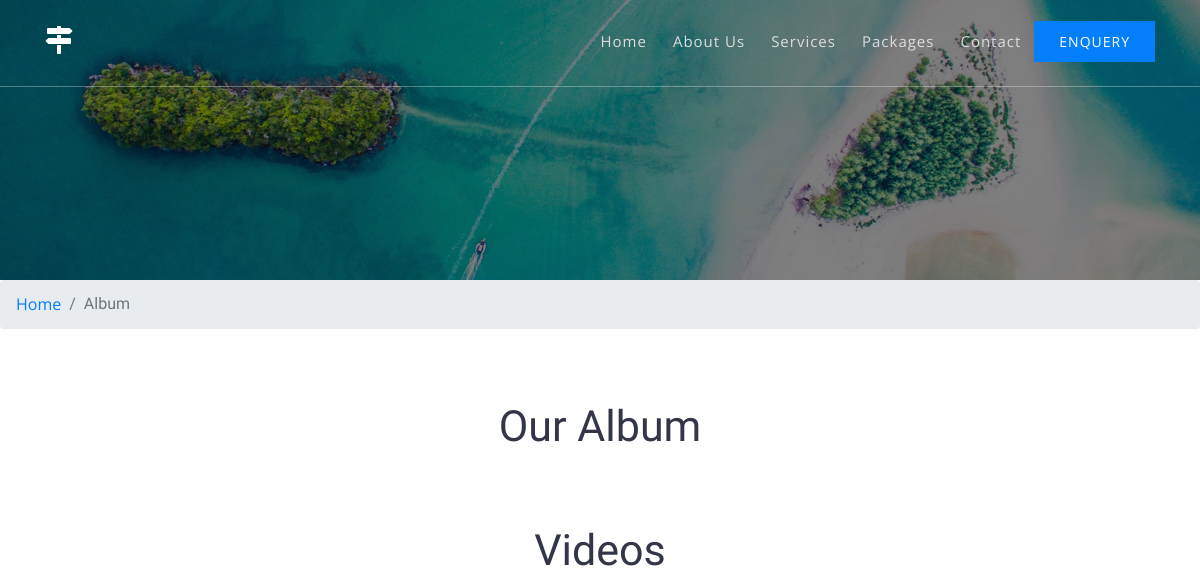
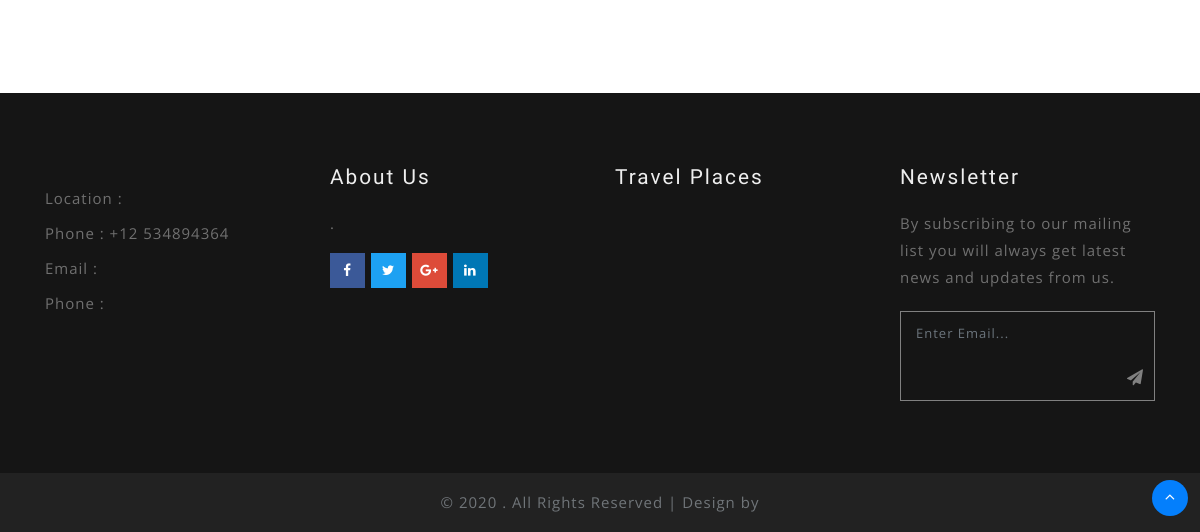
Before: /album/ with the older database file (2 pictures, top to bottom).
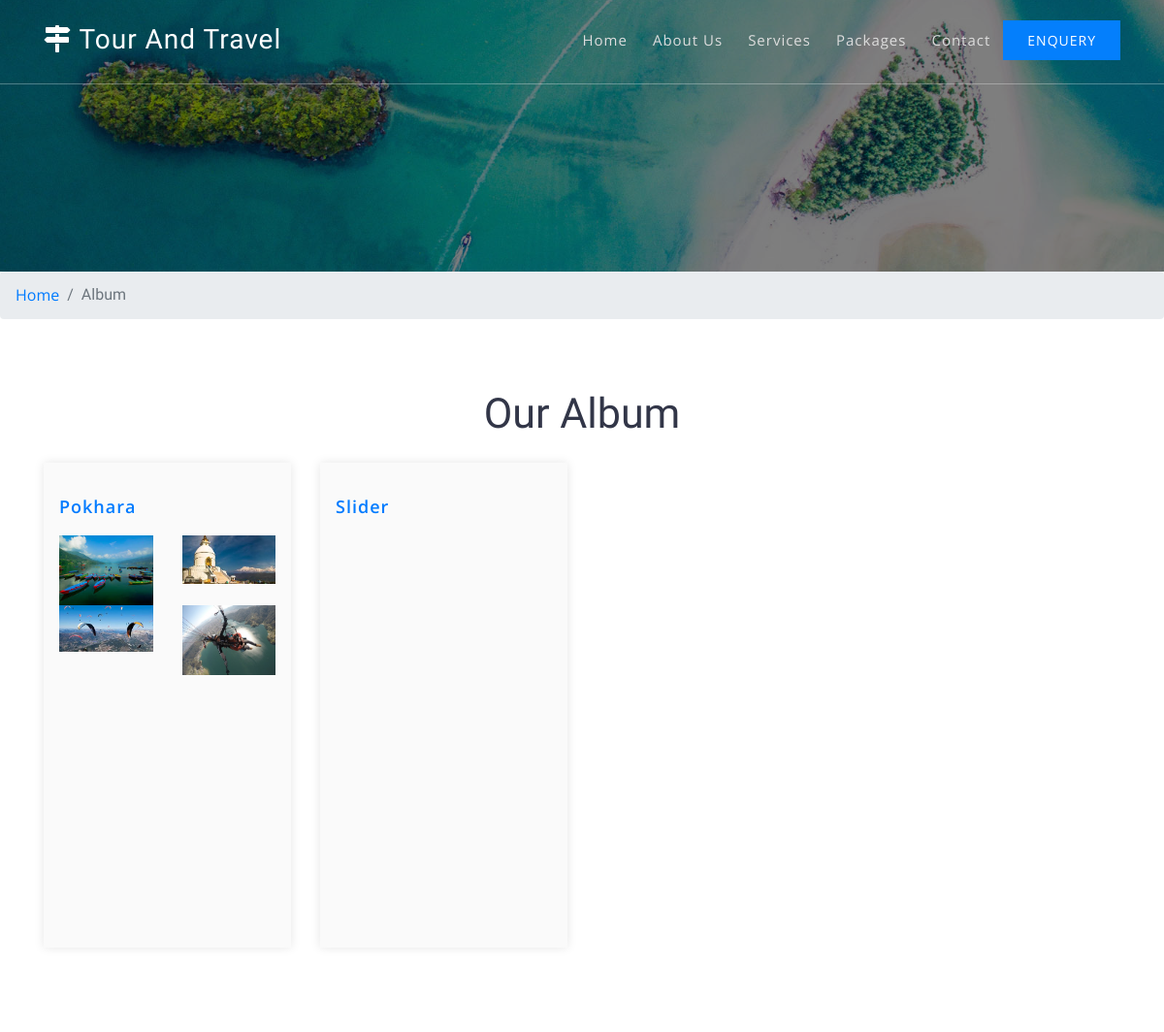
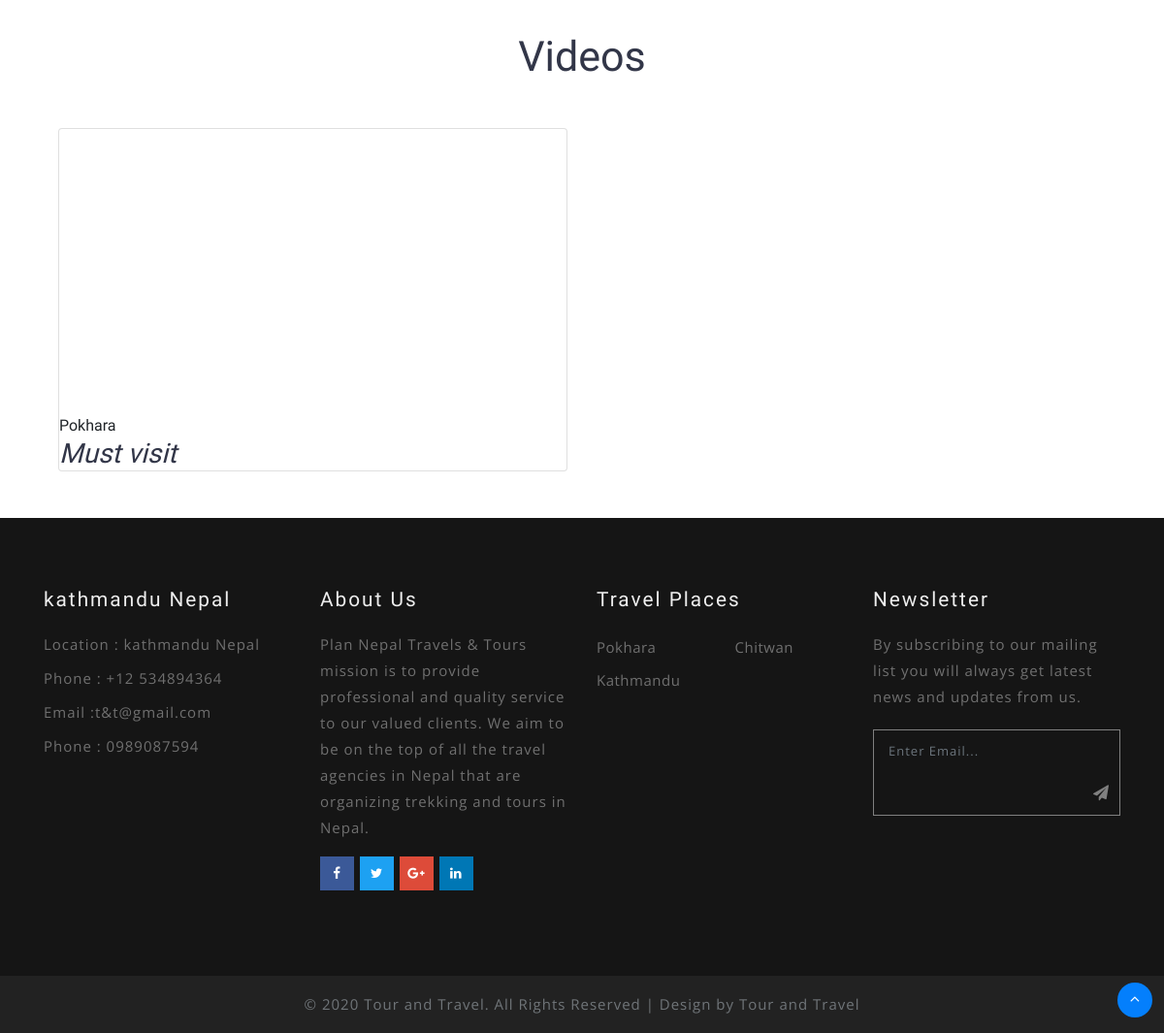
After: the same page with the newer database file (2 pictures, top to bottom).
### tourandtravelapp/models.py (models this page shows, shortened)
class TimeStamp(models.Model):
    created_at = models.DateTimeField(auto_now_add=True)
    updated_at = models.DateTimeField(auto_now=True, null=True, blank=True)
    active = models.BooleanField(default=True)
    class Meta:
        abstract = True

class Organization(TimeStamp):
    name = models.CharField(max_length=200)
    logo = models.ImageField(upload_to="logo")
    email = models.EmailField()
    phone = models.CharField(max_length=200)
    mobile = models.CharField(max_length=200, null=True, blank=True)
    address = models.CharField(max_length=200)
    slogan = models.CharField(max_length=200, null=True, blank=True)
    about = models.TextField()
    mission_and_vision = models.TextField()
    profile_image = models.ImageField(upload_to="profile")
    website = models.CharField(max_length=200)
    map_location = models.CharField(max_length=200)
    favicon = models.ImageField(upload_to="favicon", null=True, blank=True)
    facebook = models.CharField(max_length=200, null=True, blank=True)
    youtube = models.CharField(max_length=200, null=True, blank=True)
    instagram = models.CharField(max_length=200, null=True, blank=True)
    customer_served = models.ImageField(
        upload_to="customer_served", null=True, blank=True)
    awards = models.ImageField(upload_to="awards", null=True, blank=True)
    estb_date = models.DateField()

class Album(TimeStamp):
    title = models.CharField(max_length=200)
    details = models.TextField()

class Image(TimeStamp):
    album = models.ForeignKey(Album, on_delete=models.CASCADE)
    image = models.ImageField(upload_to="image")
    caption = models.CharField(max_length=200, null=True, blank=True)

class Video(TimeStamp):
    title = models.CharField(max_length=200)
    link = models.CharField(max_length=300)
    description = models.TextField()

class Service(TimeStamp):
    title = models.CharField(max_length=200)
    slug = models.SlugField(unique=True)
    images = models.ImageField(upload_to="images")
    icon = models.CharField(max_length=50)
    content = models.TextField()

### tourandtravelapp/views.py (the view)
# urls.py: path('album/', AlbumView.as_view(), name='album'),
class AlbumView(BaseMixin, TemplateView):
    template_name = "clienttemplate/album.html"
    def get_context_data(self, **kwargs):
        context = super().get_context_data(**kwargs)
        context['allalbum'] = Album.objects.all()
        context['allvidoes'] = Video.objects.all()
        return context

### tourandtravelapp/views.py (called while the page is built)
    def get_context_data(self, **kwargs):
        context = super().get_context_data(**kwargs)
        context["subsform"] = SubscriberForm
        context["organization"] = Organization.objects.first()
        context['allpackages'] = ServicePackage.objects.all()
        context['alldestination'] = Service.objects.all()
        return context

### templates/clienttemplate/album.html (shortened to what this page needs)
{% extends "clienttemplate/base.html" %}
{% load static %}
{% block css %}
<link rel="stylesheet" type="text/css" href="https://cdnjs.cloudflare.com/ajax/libs/ekko-lightbox/5.3.0/ekko-lightbox.css">
{% endblock %}
{% block content %}
<section class="banner_inner" id="home">
    <div class="banner_inner_overlay">
    </div>
</section>
<div class="breadcrumb-w3pvt">
        <ol class="breadcrumb mb-0 text-center">
            <li class="breadcrumb-item">
                <a href="{% url 'tourandtravelapp:home' %}">Home</a>
            </li>
            <li class="breadcrumb-item active" aria-current="page">Album</li>
        </ol>
    </div>
<section class="packages pt-5">
    <div class="container py-lg-4 py-sm-3">
        <h2 class="heading text-capitalize text-center"> Our Album</h2>
        <div class="row">
                {% for album in allalbum %}
            <div class="col-lg-3 col-sm-6 mb-5" style="min-height: 500px;">
                <div class="image-tour position-relative" style="min-height: 500">
                </div>
                <div class="package-info" style="min-height: 500px;">
                    <h5 class="my-2"><a href="">{{album.title}}</a></h5>
                    <div class="row">
                    {% for image in album.image_set.all %}
                    <div class="col-md-6">
                        <a href="{{image.image.url}}" data-toggle="lightbox">
                             <img src="{{image.image.url}}" class="img-fluid">
                        </a>
                    </div>
                    {% endfor %}
                </div>
                </div>
            </div>
                {% endfor %}
        </div>
    </div>
    <div class="container py-lg-5 py-md-3">
      <div class="container">
        <h3 class="heading text-capitalize text-center mb-lg-5 mb-3">Videos</h3>
         <div class="row">
           {% for video in allvidoes %}
            <div class="col-md-6 ">
              <div class="card">
                <div class="card-image">
                  <div class="embed-responsive embed-responsive-16by9">
                    <iframe width="400" height="300" src="https://www.youtube.com/embed/{{video.link}}" frameborder="0" allow="accelerometer; autoplay; encrypted-media; gyroscope; picture-in-picture" allowfullscreen></iframe>
                  </div>
                </div>
               <div class="card-content">
                 <span class="card-title">{{video.title}}</span>
               </div>
                <h3 class="card-text" style = "font-style: italic";>{{video.description}}</h3>
               </div>
            </div>
            {% endfor %}
        </div>
      </div>
    </div>
</section>
{% endblock %}

### templates/clienttemplate/base.html (shortened to what this page needs)
{% load static %}
<!DOCTYPE html>
<html lang="en">
<head>
    <link href="{% static 'clientstatic/css/bootstrap.css' %}" rel='stylesheet' type='text/css' />
    <link href="{% static 'clientstatic/css/style.css' %}" rel='stylesheet' type='text/css' />
    <link href="{% static 'clientstatic/css/font-awesome.min.css' %}" rel="stylesheet">
	<link href="{% static 'clientstatic/css/css_slider.css' %}" type="text/css" rel="stylesheet" media="all">
  {% block css%}
  {% endblock %}
<body>
<header>
	<div class="container">
		<nav class="py-md-4 py-3 d-lg-flex">
			<div id="logo">
				<h1 class="mt-md-0 mt-2"> <a href="index.html"><span class="fa fa-map-signs"></span> {{organization.name}} </a></h1>
			</div>
			<ul class="menu ml-auto mt-1">
        <li class="{% block home %} {% endblock %}"><a href="{% url 'tourandtravelapp:home' %}">Home</a></li>
        <li class="{% block about %} {% endblock %}"><a href="{% url 'tourandtravelapp:about' %}">About Us</a></li>
        <li class="{% block service %} {% endblock %}"><a href="{% url 'tourandtravelapp:service' %}">Services</a></li>
        <li class="{% block package %} {% endblock %}"><a href="{% url 'tourandtravelapp:package' %}">Packages</a></li>
        <li class="{% block contact %} {% endblock %}"><a href="{% url 'tourandtravelapp:contact' %}">Contact</a></li>
			<li class="booking"><a href="{% url 'tourandtravelapp:enquery' %}">Enquery</a></li>
			</ul>
		</nav>
	</div>
</header>
{% block content %}
{% endblock %}
<footer>
<section class="footer footer_w3layouts_section_1its py-5">
	<div class="container py-lg-4 py-3">
		<div class="row footer-top">
			<div class="col-lg-3 col-sm-6 footer-grid_section_1its_w3">
				<div class="footer-title">
					<h3>{{organization.address}}</h3>
				</div>
				<div class="footer-text">
					<p>Location : {{organization.address}}</p>
					<p>Phone : +12 534894364</p>
					<p>Email :{{organization.email}}</p>
					<p>Phone : {{organization.phone}}</p>
				</div>
			</div>
			<div class="col-lg-3 col-sm-6 footer-grid_section mt-sm-0 mt-4">
				<div class="footer-title">
					<h3>About Us</h3>
				</div>
				<div class="footer-text">
					<p>{{organization.mission_and_vision}}.</p>
				</div>
				<ul class="social_section_1info">
					<li class="mb-2 facebook"><a href="#"><span class="fa fa-facebook"></span></a></li>
					<li class="mb-2 twitter"><a href="#"><span class="fa fa-twitter"></span></a></li>
					<li class="google"><a href="#"><span class="fa fa-google-plus"></span></a></li>
					<li class="linkedin"><a href="#"><span class="fa fa-linkedin"></span></a></li>
				</ul>
			</div>
			<div class="col-lg-3 col-sm-6 mt-lg-0 mt-4 footer-grid_section_1its_w3">
				<div class="footer-title">
					<h3>Travel Places</h3>
				</div>
				<div class="row">
		{% for destination in alldestination %}
					<ul class="col-6 links">
						<li><a href="{% url 'tourandtravelapp:servicedetail' destination.slug %}" class="scroll">{{destination.title}}</a></li>
					</ul>
					{% endfor %}
				</div>
			</div>
			<div class="col-lg-3 col-sm-6 mt-lg-0 mt-4 footer-grid_section_1its_w3">
				<div class="footer-title">
					<h3>Newsletter</h3>
				</div>
				<div class="footer-text">
					<p>By subscribing to our mailing list you will always get latest news and updates from us.</p>
					 <form action="{% url 'tourandtravelapp:subscriber' %}" method="post">
            {{subsform.email}}
            <button class="btn1"><i class="fa fa-paper-plane" aria-hidden="true"></i></button>
           <div class="clearfix"> </div>
          </form>
				</div>
			</div>
		</div>
	</div>
</section>
</footer>
<div class="copyright py-3 text-center">
	<p>© 2020 {{organization.name}}. All Rights Reserved | Design by {{organization.name}}</p>
</div>
<div class="move-top text-right">
	<a href="#home" class="move-top">
		<span class="fa fa-angle-up  mb-3" aria-hidden="true"></span>
	</a>
</div>
</body>
</html>

Changed rows visible on the page:
added Organization: name "Tour And Travel", address "kathmandu Nepal", email "t&t@gmail.com", phone "0989087594", mission_and_vision "Plan Nepal Travels & Tours mission is to provide professional and quality service to our valued clients. We aim to be on the top of all the travel agencies in Nepal that are organizing trekking and tours in Nepal", name "Tour and Travel"
added Album: title "Pokhara"
added Image: image (picture)
added Image: image (picture)
added Image: image (picture)
added Image: image (picture)
added Album: title "Slider"
added Video: title "Pokhara", description "Must visit"
added Service: title "Pokhara"
added Service: title "Chitwan"
added Service: title "Kathmandu"
